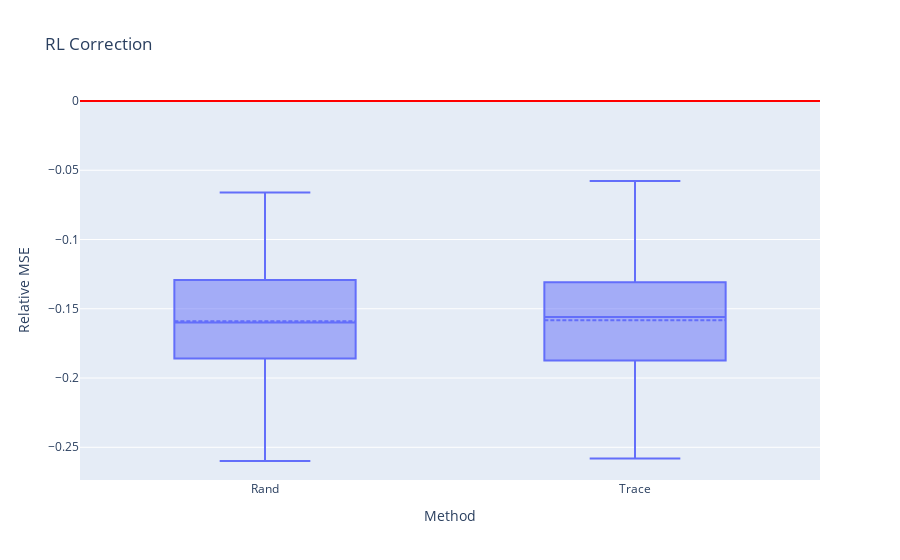

Write notebook code for a chart like this one.
### Code cell
fig_lin = px.box((df - risk) / risk, 
             labels={
                     "variable": "Method",
                     "value": "Relative MSE"
                     },
             title="RL Correction",
             points=False)
fig_lin.update_traces(boxmean=True)

fig_lin.add_hline(y=0., line_color='red')

### Figure 1 — Plotly figure (JSON) as saved in the notebook; plotly's stock layout.template omitted (floating-point values rounded to 4 significant figures; data arrays with more than 128 entries replaced by an {"elided": "..."} marker saying what was removed)
{"data": [{"alignmentgroup": "True", "boxmean": true, "boxpoints": false, "hovertemplate": "Method=%{x}<br>Relative MSE=%{y}<extra></extra>", "legendgroup": "", "marker": {"color": "#636efa"}, "name": "", "notched": false, "offsetgroup": "", "orientation": "v", "showlegend": false, "type": "box", "x": {"elided": "200 str values"}, "x0": " ", "xaxis": "x", "y": {"elided": "200 float values"}, "y0": " ", "yaxis": "y"}], "layout": {"boxmode": "group", "legend": {"tracegroupgap": 0}, "shapes": [{"line": {"color": "red"}, "type": "line", "x0": 0, "x1": 1, "xref": "x domain", "y0": 0, "y1": 0, "yref": "y"}], "title": {"text": "RL Correction"}, "xaxis": {"anchor": "y", "domain": [0, 1], "title": {"text": "Method"}}, "yaxis": {"anchor": "x", "domain": [0, 1], "title": {"text": "Relative MSE"}}}}
